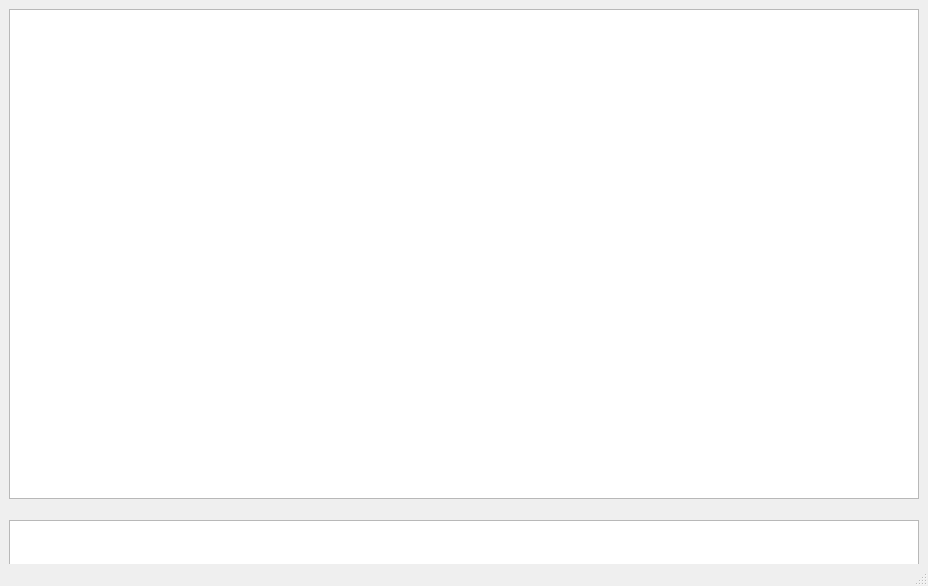
<?xml version="1.0" encoding="UTF-8"?>
<ui version="4.0">
 <class>MainWindow</class>
 <widget class="QMainWindow" name="MainWindow">
  <property name="geometry">
   <rect>
    <x>0</x>
    <y>0</y>
    <width>928</width>
    <height>586</height>
   </rect>
  </property>
  <property name="windowTitle">
   <string>MainWindow</string>
  </property>
  <widget class="QWidget" name="centralwidget">
   <layout class="QVBoxLayout" name="verticalLayout_2">
    <item>
     <layout class="QVBoxLayout" name="verticalLayout">
      <item>
       <widget class="QTableView" name="tableView"/>
      </item>
      <item>
       <widget class="QGraphicsView" name="graphicsView">
        <property name="sizePolicy">
         <sizepolicy hsizetype="Expanding" vsizetype="Fixed">
          <horstretch>0</horstretch>
          <verstretch>12</verstretch>
         </sizepolicy>
        </property>
        <property name="minimumSize">
         <size>
          <width>0</width>
          <height>50</height>
         </size>
        </property>
        <property name="maximumSize">
         <size>
          <width>16777215</width>
          <height>20</height>
         </size>
        </property>
       </widget>
      </item>
     </layout>
    </item>
   </layout>
  </widget>
  <widget class="QMenuBar" name="menubar">
   <property name="geometry">
    <rect>
     <x>0</x>
     <y>0</y>
     <width>928</width>
     <height>27</height>
    </rect>
   </property>
  </widget>
  <widget class="QStatusBar" name="statusbar"/>
 </widget>
 <resources/>
 <connections/>
</ui>
